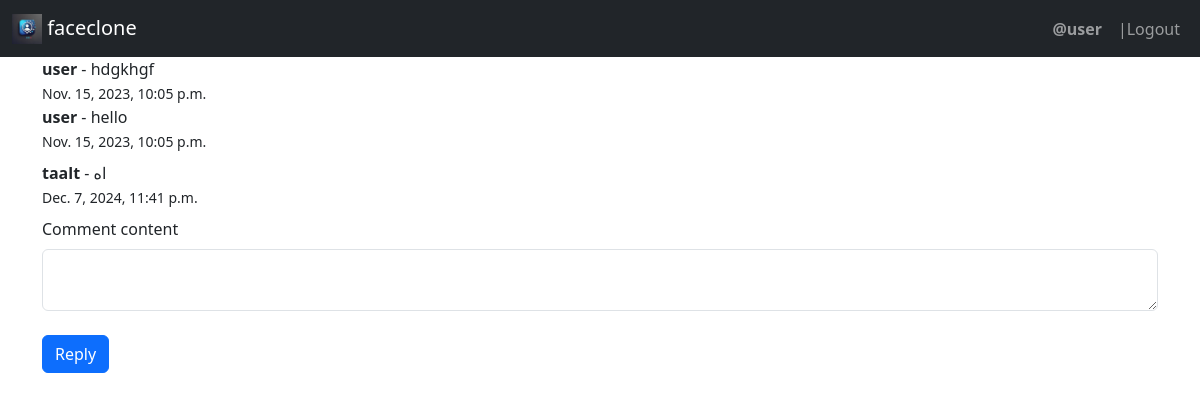
The app's page /reply_to_comment/39/ (signed in) with its own data.
### app/models.py (models this page shows, shortened)
class comment (models.Model):
    user_comment=models.ForeignKey(User,on_delete=models.CASCADE)
    post_comment=models.ForeignKey(post,on_delete=models.CASCADE,related_name='comments')
    comment_content=models.TextField(max_length=400,null=True,blank=True)
    likes_of_comment=models.ForeignKey(like,on_delete=models.CASCADE,null=True,blank=True)
    created_at=models.DateTimeField(auto_now=False, auto_now_add=True)
    updated=models.BooleanField(default=False,null=True,blank=True)
    image = models.ImageField(upload_to='post_images/comments_images', blank=True, null=True)
    updated_at = models.DateTimeField(auto_now=True, auto_now_add=False,null=True,blank=True)
    reply=models.ForeignKey('self',on_delete=models.CASCADE, null=True, blank=True, related_name='replies')
    is_reply=models.BooleanField(default=False,null=True)

### app/views.py (the view)
# urls.py: path('reply_to_comment/<int:comment_id>/', reply_to_comment, name='reply_to_comment'),
@login_required(login_url='login/')
def reply_to_comment(request, comment_id):
    comment_to_reply = get_object_or_404(comment, id=comment_id)
    if request.method == 'POST':
        reply_form = commentform(request.POST)
        if reply_form.is_valid():
            post_of_comment = comment_to_reply.post_comment
            reply_of_comment = reply_form.save(commit=False)
            reply_of_comment.user_comment = request.user
            reply_of_comment.post_comment = post_of_comment
            reply_of_comment.reply = comment_to_reply
            reply_of_comment.is_reply=True
            reply_of_comment.save()
            return redirect(request.path)
    else:
        reply_form = commentform()
    context = {
        'reply_form': reply_form,
        'comment': comment_to_reply,
    }
    return render(request,'reply.html',context)

### app/forms.py
class commentform(forms.ModelForm):
    class Meta:
        model = comment
        fields = ['comment_content','image']
        widgets = {
            'comment_content': forms.Textarea(attrs={'rows': 2}),}

### app/templates/reply.html (shortened to what this page needs)
{% extends "base.html" %}
{% load crispy_forms_tags %}
{% block content %}
<div class="comment-content">
    <strong>{{ comment.user_comment.username }}</strong> - {{ comment.comment_content }}<br>
    <small>{{ comment.created_at }}</small>
</div>
{% if comment.replies.all %}
    <div class="replies">
        {% for reply in comment.replies.all %}
            <div class="comment mb-2 ml-4">
                <strong>{{ reply.user_comment.username }}</strong> - {{ reply.comment_content }}<br>
                <small>{{ reply.created_at }}</small>
            </div>
        {% endfor %}
    </div>
{% endif %}
<form method="post" class="mt-2">
    <div class="form-group">
        {{ reply_form.comment_content|as_crispy_field }}
    </div>
    <button type="submit" name="reply" class="btn btn-primary mt-2">Reply</button>
</form>
{% endblock content %}

### app/templates/base.html (shortened to what this page needs)
<!DOCTYPE html>
<html lang="en">
    <head>
        {% load static %}
        <link href="{% static 'css/bootstrap.min.css' %}" rel="stylesheet">
    </head>
    <body>
        <nav class="navbar navbar-expand-lg navbar-dark bg-dark">
            <div class="container-fluid">
                        <a class="navbar-brand" href="{% url 'home' %}">
                            <img src="{% static 'logo/faceclone logo.png' %}" alt="Logo" width="30" height="30" class="d-inline-block align-text-top">
                            faceclone
                        </a>
            <ul class="navbar-nav">
                {% if request.user.is_authenticated %}
                <li class="nav-item">
                    <span class="nav-link">
                        <strong>@{{ request.user.username }}</strong>
                    </span>
                </li>
                <li class="nav-item">
                    <a class="nav-link" href="{% url 'log_out' %}">|Logout</a>
                </li>
                {% else %}
                <li class="nav-item">
                    <a class="nav-link" href="{% url 'login' %}">Login</a>
                </li>
                {% endif %}
            </ul>
        </div>
    </nav>
    <div class="container">
        {% block content %}
        {% endblock content %}
    </div>
</body>
</html>

### records on screen
comment: user_comment.username "user", comment_content "hdgkhgf", created_at "Nov. 15, 2023, 10:05 p.m."
comment: user_comment.username "user", comment_content "hello", created_at "Nov. 15, 2023, 10:05 p.m."
comment: user_comment.username "taalt", comment_content "اه", created_at "Dec. 7, 2024, 11:41 p.m."

### other values on screen
{{ request.user.username }} "user"
